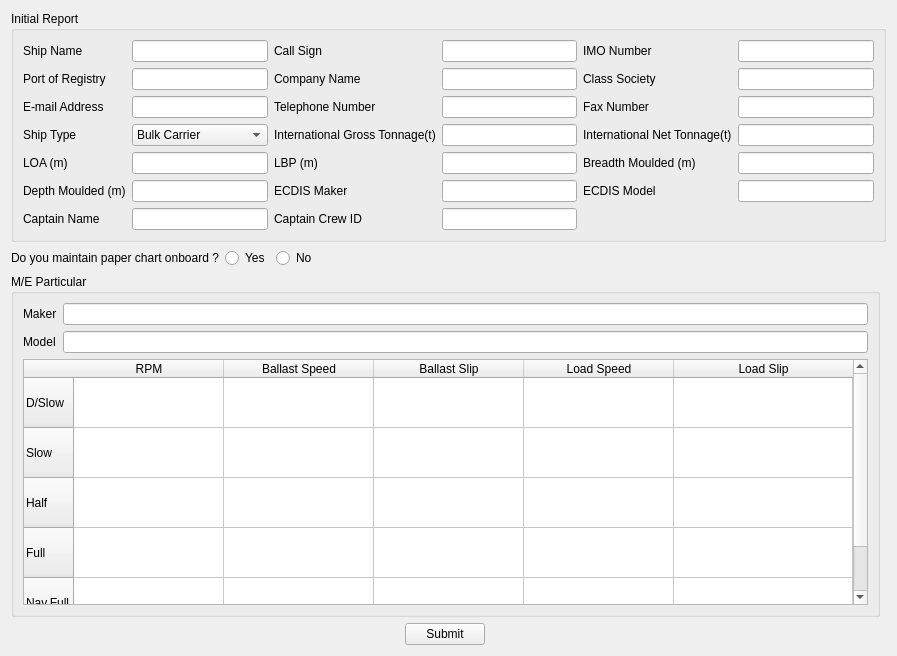
<?xml version="1.0" encoding="UTF-8"?>
<ui version="4.0">
 <class>Form</class>
 <widget class="QWidget" name="Form">
  <property name="windowModality">
   <enum>Qt::ApplicationModal</enum>
  </property>
  <property name="geometry">
   <rect>
    <x>0</x>
    <y>0</y>
    <width>897</width>
    <height>656</height>
   </rect>
  </property>
  <property name="sizePolicy">
   <sizepolicy hsizetype="Preferred" vsizetype="Preferred">
    <horstretch>1</horstretch>
    <verstretch>0</verstretch>
   </sizepolicy>
  </property>
  <property name="windowTitle">
   <string>Initial Report</string>
  </property>
  <property name="locale">
   <locale language="English" country="UnitedStates"/>
  </property>
  <layout class="QGridLayout" name="gridLayout_3">
   <item row="0" column="0" colspan="2">
    <widget class="QGroupBox" name="groupBox">
     <property name="title">
      <string>Initial Report</string>
     </property>
     <property name="checkable">
      <bool>false</bool>
     </property>
     <layout class="QGridLayout" name="gridLayout">
      <item row="0" column="0">
       <widget class="QLabel" name="shipNameLabel">
        <property name="text">
         <string>Ship Name</string>
        </property>
        <property name="buddy">
         <cstring>shipNameEdit</cstring>
        </property>
       </widget>
      </item>
      <item row="0" column="1">
       <widget class="QLineEdit" name="shipNameEdit"/>
      </item>
      <item row="0" column="2">
       <widget class="QLabel" name="callSignLabel">
        <property name="text">
         <string>Call Sign</string>
        </property>
        <property name="buddy">
         <cstring>callSignEdit</cstring>
        </property>
       </widget>
      </item>
      <item row="0" column="4">
       <widget class="QLineEdit" name="callSignEdit"/>
      </item>
      <item row="0" column="5">
       <widget class="QLabel" name="imoNumberLabel">
        <property name="text">
         <string>IMO Number</string>
        </property>
        <property name="buddy">
         <cstring>imoNumberEdit</cstring>
        </property>
       </widget>
      </item>
      <item row="0" column="6">
       <widget class="QLineEdit" name="imoNumberEdit"/>
      </item>
      <item row="1" column="0">
       <widget class="QLabel" name="portRegistryLabel">
        <property name="text">
         <string>Port of Registry</string>
        </property>
        <property name="buddy">
         <cstring>portRegistryEdit</cstring>
        </property>
       </widget>
      </item>
      <item row="1" column="1">
       <widget class="QLineEdit" name="portRegistryEdit"/>
      </item>
      <item row="1" column="2">
       <widget class="QLabel" name="companyNameLabel">
        <property name="text">
         <string>Company Name</string>
        </property>
        <property name="buddy">
         <cstring>companyNameEdit</cstring>
        </property>
       </widget>
      </item>
      <item row="1" column="4">
       <widget class="QLineEdit" name="companyNameEdit"/>
      </item>
      <item row="1" column="5">
       <widget class="QLabel" name="classSocietyLabel">
        <property name="text">
         <string>Class Society</string>
        </property>
        <property name="buddy">
         <cstring>classSocietyEdit</cstring>
        </property>
       </widget>
      </item>
      <item row="1" column="6">
       <widget class="QLineEdit" name="classSocietyEdit"/>
      </item>
      <item row="2" column="0">
       <widget class="QLabel" name="emailLabel">
        <property name="text">
         <string>E-mail Address</string>
        </property>
        <property name="buddy">
         <cstring>emailEdit</cstring>
        </property>
       </widget>
      </item>
      <item row="2" column="1">
       <widget class="QLineEdit" name="emailEdit"/>
      </item>
      <item row="2" column="2">
       <widget class="QLabel" name="telLabel">
        <property name="text">
         <string>Telephone Number</string>
        </property>
        <property name="buddy">
         <cstring>telEdit</cstring>
        </property>
       </widget>
      </item>
      <item row="2" column="4">
       <widget class="QLineEdit" name="telEdit"/>
      </item>
      <item row="2" column="5">
       <widget class="QLabel" name="taxNumberLabel">
        <property name="text">
         <string>Fax Number</string>
        </property>
        <property name="buddy">
         <cstring>faxEdit</cstring>
        </property>
       </widget>
      </item>
      <item row="2" column="6">
       <widget class="QLineEdit" name="faxEdit"/>
      </item>
      <item row="3" column="0">
       <widget class="QLabel" name="shipTypeLabel">
        <property name="text">
         <string>Ship Type</string>
        </property>
        <property name="buddy">
         <cstring>shipTypeComboBox</cstring>
        </property>
       </widget>
      </item>
      <item row="3" column="1">
       <widget class="QComboBox" name="shipTypeComboBox">
        <property name="sizePolicy">
         <sizepolicy hsizetype="Preferred" vsizetype="Fixed">
          <horstretch>0</horstretch>
          <verstretch>0</verstretch>
         </sizepolicy>
        </property>
        <property name="minimumSize">
         <size>
          <width>69</width>
          <height>20</height>
         </size>
        </property>
        <item>
         <property name="text">
          <string>Bulk Carrier</string>
         </property>
        </item>
        <item>
         <property name="text">
          <string>Chemical Tanker</string>
         </property>
        </item>
        <item>
         <property name="text">
          <string>Container Ship</string>
         </property>
        </item>
        <item>
         <property name="text">
          <string>General Cargo</string>
         </property>
        </item>
        <item>
         <property name="text">
          <string>LNG/LPG</string>
         </property>
        </item>
        <item>
         <property name="text">
          <string>O.B.O</string>
         </property>
        </item>
        <item>
         <property name="text">
          <string>Oil Tanker</string>
         </property>
        </item>
        <item>
         <property name="text">
          <string>Passager Ship</string>
         </property>
        </item>
        <item>
         <property name="text">
          <string>Roll On/Off</string>
         </property>
        </item>
        <item>
         <property name="text">
          <string>Other</string>
         </property>
        </item>
       </widget>
      </item>
      <item row="3" column="2" colspan="2">
       <widget class="QLabel" name="igtLabel">
        <property name="lineWidth">
         <number>0</number>
        </property>
        <property name="text">
         <string>International Gross Tonnage(t)</string>
        </property>
        <property name="buddy">
         <cstring>igtEdit</cstring>
        </property>
       </widget>
      </item>
      <item row="3" column="4">
       <widget class="QLineEdit" name="igtEdit">
        <property name="enabled">
         <bool>true</bool>
        </property>
       </widget>
      </item>
      <item row="3" column="5">
       <widget class="QLabel" name="intLabel">
        <property name="text">
         <string>International Net Tonnage(t)</string>
        </property>
        <property name="buddy">
         <cstring>intEdit</cstring>
        </property>
       </widget>
      </item>
      <item row="3" column="6">
       <widget class="QLineEdit" name="intEdit"/>
      </item>
      <item row="4" column="0">
       <widget class="QLabel" name="loaLabel">
        <property name="text">
         <string>LOA (m)</string>
        </property>
        <property name="buddy">
         <cstring>loaEdit</cstring>
        </property>
       </widget>
      </item>
      <item row="4" column="1">
       <widget class="QLineEdit" name="loaEdit"/>
      </item>
      <item row="4" column="2">
       <widget class="QLabel" name="lbpLabel">
        <property name="text">
         <string>LBP (m)</string>
        </property>
        <property name="buddy">
         <cstring>lbpEdit</cstring>
        </property>
       </widget>
      </item>
      <item row="4" column="4">
       <widget class="QLineEdit" name="lbpEdit"/>
      </item>
      <item row="4" column="5">
       <widget class="QLabel" name="breadthMouldedLabel">
        <property name="text">
         <string>Breadth Moulded (m)</string>
        </property>
        <property name="buddy">
         <cstring>breadthMouldedEdit</cstring>
        </property>
       </widget>
      </item>
      <item row="4" column="6">
       <widget class="QLineEdit" name="breadthMouldedEdit"/>
      </item>
      <item row="5" column="0">
       <widget class="QLabel" name="depthMoulded">
        <property name="text">
         <string>Depth Moulded (m)</string>
        </property>
        <property name="buddy">
         <cstring>depthMouldedEdit</cstring>
        </property>
       </widget>
      </item>
      <item row="5" column="1">
       <widget class="QLineEdit" name="depthMouldedEdit"/>
      </item>
      <item row="5" column="2">
       <widget class="QLabel" name="ecdisMakerLabel">
        <property name="text">
         <string>ECDIS Maker</string>
        </property>
        <property name="buddy">
         <cstring>ecdisMakerEdit</cstring>
        </property>
       </widget>
      </item>
      <item row="5" column="4">
       <widget class="QLineEdit" name="ecdisMakerEdit"/>
      </item>
      <item row="5" column="5">
       <widget class="QLabel" name="modelLabel">
        <property name="text">
         <string>ECDIS Model</string>
        </property>
        <property name="buddy">
         <cstring>modelEdit</cstring>
        </property>
       </widget>
      </item>
      <item row="5" column="6">
       <widget class="QLineEdit" name="modelEdit"/>
      </item>
      <item row="6" column="0">
       <widget class="QLabel" name="label">
        <property name="text">
         <string>Captain Name</string>
        </property>
        <property name="buddy">
         <cstring>captain_name_edit</cstring>
        </property>
       </widget>
      </item>
      <item row="6" column="1">
       <widget class="QLineEdit" name="captain_name_edit"/>
      </item>
      <item row="6" column="2">
       <widget class="QLabel" name="label_2">
        <property name="text">
         <string>Captain Crew ID</string>
        </property>
        <property name="buddy">
         <cstring>captain_crew_id_edit</cstring>
        </property>
       </widget>
      </item>
      <item row="6" column="4">
       <widget class="QLineEdit" name="captain_crew_id_edit"/>
      </item>
     </layout>
     <zorder>depthMouldedEdit</zorder>
     <zorder>callSignEdit</zorder>
     <zorder>ecdisMakerLabel</zorder>
     <zorder>telLabel</zorder>
     <zorder>modelLabel</zorder>
     <zorder>imoNumberEdit</zorder>
     <zorder>lbpLabel</zorder>
     <zorder>breadthMouldedLabel</zorder>
     <zorder>telEdit</zorder>
     <zorder>companyNameEdit</zorder>
     <zorder>loaLabel</zorder>
     <zorder>companyNameLabel</zorder>
     <zorder>shipTypeLabel</zorder>
     <zorder>classSocietyLabel</zorder>
     <zorder>emailEdit</zorder>
     <zorder>imoNumberLabel</zorder>
     <zorder>modelEdit</zorder>
     <zorder>depthMoulded</zorder>
     <zorder>loaEdit</zorder>
     <zorder>igtLabel</zorder>
     <zorder>ecdisMakerEdit</zorder>
     <zorder>classSocietyEdit</zorder>
     <zorder>lbpEdit</zorder>
     <zorder>emailLabel</zorder>
     <zorder>taxNumberLabel</zorder>
     <zorder>portRegistryLabel</zorder>
     <zorder>shipNameLabel</zorder>
     <zorder>breadthMouldedEdit</zorder>
     <zorder>faxEdit</zorder>
     <zorder>shipTypeComboBox</zorder>
     <zorder>callSignLabel</zorder>
     <zorder>portRegistryEdit</zorder>
     <zorder>shipNameEdit</zorder>
     <zorder>intEdit</zorder>
     <zorder>igtEdit</zorder>
     <zorder>intLabel</zorder>
     <zorder>label</zorder>
     <zorder>captain_name_edit</zorder>
     <zorder>label_2</zorder>
     <zorder>captain_crew_id_edit</zorder>
    </widget>
   </item>
   <item row="1" column="0">
    <layout class="QHBoxLayout" name="horizontalLayout_2">
     <item>
      <widget class="QLabel" name="questionLabel">
       <property name="sizePolicy">
        <sizepolicy hsizetype="Fixed" vsizetype="Preferred">
         <horstretch>0</horstretch>
         <verstretch>0</verstretch>
        </sizepolicy>
       </property>
       <property name="text">
        <string>Do you maintain paper chart onboard ?</string>
       </property>
      </widget>
     </item>
     <item>
      <widget class="QRadioButton" name="yesRadioBtn">
       <property name="sizePolicy">
        <sizepolicy hsizetype="Fixed" vsizetype="Fixed">
         <horstretch>0</horstretch>
         <verstretch>0</verstretch>
        </sizepolicy>
       </property>
       <property name="text">
        <string>Yes</string>
       </property>
      </widget>
     </item>
     <item>
      <widget class="QRadioButton" name="noRadioBtn">
       <property name="text">
        <string>No</string>
       </property>
      </widget>
     </item>
    </layout>
   </item>
   <item row="2" column="0">
    <widget class="QGroupBox" name="groupBox_2">
     <property name="title">
      <string>M/E Particular</string>
     </property>
     <layout class="QGridLayout" name="gridLayout_2">
      <item row="0" column="0">
       <widget class="QLabel" name="meBandLabel">
        <property name="text">
         <string>Maker</string>
        </property>
        <property name="buddy">
         <cstring>meMakerEdit</cstring>
        </property>
       </widget>
      </item>
      <item row="1" column="0">
       <widget class="QLabel" name="meModelLabel">
        <property name="text">
         <string>Model</string>
        </property>
        <property name="buddy">
         <cstring>meModelEdit</cstring>
        </property>
       </widget>
      </item>
      <item row="1" column="1">
       <widget class="QLineEdit" name="meModelEdit"/>
      </item>
      <item row="0" column="1">
       <widget class="QLineEdit" name="meMakerEdit"/>
      </item>
      <item row="2" column="0" colspan="2">
       <widget class="QTableWidget" name="meTableWidget">
        <property name="frameShape">
         <enum>QFrame::StyledPanel</enum>
        </property>
        <attribute name="horizontalHeaderVisible">
         <bool>true</bool>
        </attribute>
        <attribute name="horizontalHeaderCascadingSectionResizes">
         <bool>true</bool>
        </attribute>
        <attribute name="horizontalHeaderDefaultSectionSize">
         <number>150</number>
        </attribute>
        <attribute name="horizontalHeaderMinimumSectionSize">
         <number>100</number>
        </attribute>
        <attribute name="horizontalHeaderStretchLastSection">
         <bool>true</bool>
        </attribute>
        <attribute name="verticalHeaderVisible">
         <bool>true</bool>
        </attribute>
        <attribute name="verticalHeaderCascadingSectionResizes">
         <bool>true</bool>
        </attribute>
        <attribute name="verticalHeaderDefaultSectionSize">
         <number>50</number>
        </attribute>
        <attribute name="verticalHeaderHighlightSections">
         <bool>true</bool>
        </attribute>
        <attribute name="verticalHeaderMinimumSectionSize">
         <number>50</number>
        </attribute>
        <attribute name="verticalHeaderStretchLastSection">
         <bool>true</bool>
        </attribute>
        <row>
         <property name="text">
          <string>D/Slow</string>
         </property>
        </row>
        <row>
         <property name="text">
          <string>Slow</string>
         </property>
        </row>
        <row>
         <property name="text">
          <string>Half</string>
         </property>
        </row>
        <row>
         <property name="text">
          <string>Full</string>
         </property>
        </row>
        <row>
         <property name="text">
          <string>Nav.Full</string>
         </property>
        </row>
        <column>
         <property name="text">
          <string>RPM</string>
         </property>
        </column>
        <column>
         <property name="text">
          <string>Ballast Speed</string>
         </property>
        </column>
        <column>
         <property name="text">
          <string>Ballast Slip</string>
         </property>
        </column>
        <column>
         <property name="text">
          <string>Load Speed</string>
         </property>
        </column>
        <column>
         <property name="text">
          <string>Load Slip</string>
         </property>
        </column>
        <item row="0" column="0">
         <property name="text">
          <string/>
         </property>
         <property name="flags">
          <set>ItemIsSelectable|ItemIsEditable|ItemIsDragEnabled|ItemIsUserCheckable|ItemIsEnabled</set>
         </property>
        </item>
        <item row="0" column="1">
         <property name="text">
          <string/>
         </property>
         <property name="flags">
          <set>ItemIsSelectable|ItemIsEditable|ItemIsDragEnabled|ItemIsUserCheckable|ItemIsEnabled</set>
         </property>
        </item>
        <item row="0" column="2">
         <property name="text">
          <string/>
         </property>
         <property name="flags">
          <set>ItemIsSelectable|ItemIsEditable|ItemIsDragEnabled|ItemIsUserCheckable|ItemIsEnabled</set>
         </property>
        </item>
        <item row="0" column="3">
         <property name="text">
          <string/>
         </property>
         <property name="flags">
          <set>ItemIsSelectable|ItemIsEditable|ItemIsDragEnabled|ItemIsUserCheckable|ItemIsEnabled</set>
         </property>
        </item>
        <item row="0" column="4">
         <property name="text">
          <string/>
         </property>
         <property name="flags">
          <set>ItemIsSelectable|ItemIsEditable|ItemIsDragEnabled|ItemIsUserCheckable|ItemIsEnabled</set>
         </property>
        </item>
        <item row="1" column="0">
         <property name="text">
          <string/>
         </property>
         <property name="flags">
          <set>ItemIsSelectable|ItemIsEditable|ItemIsDragEnabled|ItemIsUserCheckable|ItemIsEnabled</set>
         </property>
        </item>
        <item row="1" column="1">
         <property name="text">
          <string/>
         </property>
         <property name="flags">
          <set>ItemIsSelectable|ItemIsEditable|ItemIsDragEnabled|ItemIsUserCheckable|ItemIsEnabled</set>
         </property>
        </item>
        <item row="1" column="2">
         <property name="text">
          <string/>
         </property>
         <property name="flags">
          <set>ItemIsSelectable|ItemIsEditable|ItemIsDragEnabled|ItemIsUserCheckable|ItemIsEnabled</set>
         </property>
        </item>
        <item row="1" column="3">
         <property name="text">
          <string/>
         </property>
         <property name="flags">
          <set>ItemIsSelectable|ItemIsEditable|ItemIsDragEnabled|ItemIsUserCheckable|ItemIsEnabled</set>
         </property>
        </item>
        <item row="1" column="4">
         <property name="text">
          <string/>
         </property>
         <property name="flags">
          <set>ItemIsSelectable|ItemIsEditable|ItemIsDragEnabled|ItemIsUserCheckable|ItemIsEnabled</set>
         </property>
        </item>
        <item row="2" column="0">
         <property name="text">
          <string/>
         </property>
         <property name="flags">
          <set>ItemIsSelectable|ItemIsEditable|ItemIsDragEnabled|ItemIsUserCheckable|ItemIsEnabled</set>
         </property>
        </item>
        <item row="2" column="1">
         <property name="text">
          <string/>
         </property>
         <property name="flags">
          <set>ItemIsSelectable|ItemIsEditable|ItemIsDragEnabled|ItemIsUserCheckable|ItemIsEnabled</set>
         </property>
        </item>
        <item row="2" column="2">
         <property name="text">
          <string/>
         </property>
         <property name="flags">
          <set>ItemIsSelectable|ItemIsEditable|ItemIsDragEnabled|ItemIsUserCheckable|ItemIsEnabled</set>
         </property>
        </item>
        <item row="2" column="3">
         <property name="text">
          <string/>
         </property>
         <property name="flags">
          <set>ItemIsSelectable|ItemIsEditable|ItemIsDragEnabled|ItemIsUserCheckable|ItemIsEnabled</set>
         </property>
        </item>
        <item row="2" column="4">
         <property name="text">
          <string/>
         </property>
         <property name="flags">
          <set>ItemIsSelectable|ItemIsEditable|ItemIsDragEnabled|ItemIsUserCheckable|ItemIsEnabled</set>
         </property>
        </item>
        <item row="3" column="0">
         <property name="text">
          <string/>
         </property>
         <property name="flags">
          <set>ItemIsSelectable|ItemIsEditable|ItemIsDragEnabled|ItemIsUserCheckable|ItemIsEnabled</set>
         </property>
        </item>
        <item row="3" column="1">
         <property name="text">
          <string/>
         </property>
         <property name="flags">
          <set>ItemIsSelectable|ItemIsEditable|ItemIsDragEnabled|ItemIsUserCheckable|ItemIsEnabled</set>
         </property>
        </item>
        <item row="3" column="2">
         <property name="text">
          <string/>
         </property>
         <property name="flags">
          <set>ItemIsSelectable|ItemIsEditable|ItemIsDragEnabled|ItemIsUserCheckable|ItemIsEnabled</set>
         </property>
        </item>
        <item row="3" column="3">
         <property name="text">
          <string/>
         </property>
         <property name="flags">
          <set>ItemIsSelectable|ItemIsEditable|ItemIsDragEnabled|ItemIsUserCheckable|ItemIsEnabled</set>
         </property>
        </item>
        <item row="3" column="4">
         <property name="text">
          <string/>
         </property>
         <property name="flags">
          <set>ItemIsSelectable|ItemIsEditable|ItemIsDragEnabled|ItemIsUserCheckable|ItemIsEnabled</set>
         </property>
        </item>
        <item row="4" column="0">
         <property name="text">
          <string/>
         </property>
         <property name="flags">
          <set>ItemIsSelectable|ItemIsEditable|ItemIsDragEnabled|ItemIsUserCheckable|ItemIsEnabled</set>
         </property>
        </item>
        <item row="4" column="1">
         <property name="text">
          <string/>
         </property>
         <property name="flags">
          <set>ItemIsSelectable|ItemIsEditable|ItemIsDragEnabled|ItemIsUserCheckable|ItemIsEnabled</set>
         </property>
        </item>
        <item row="4" column="2">
         <property name="text">
          <string/>
         </property>
         <property name="flags">
          <set>ItemIsSelectable|ItemIsEditable|ItemIsDragEnabled|ItemIsUserCheckable|ItemIsEnabled</set>
         </property>
        </item>
        <item row="4" column="3">
         <property name="text">
          <string/>
         </property>
         <property name="flags">
          <set>ItemIsSelectable|ItemIsEditable|ItemIsDragEnabled|ItemIsUserCheckable|ItemIsEnabled</set>
         </property>
        </item>
        <item row="4" column="4">
         <property name="text">
          <string/>
         </property>
         <property name="flags">
          <set>ItemIsSelectable|ItemIsEditable|ItemIsDragEnabled|ItemIsUserCheckable|ItemIsEnabled</set>
         </property>
        </item>
       </widget>
      </item>
     </layout>
    </widget>
   </item>
   <item row="3" column="0">
    <layout class="QHBoxLayout" name="horizontalLayout">
     <item>
      <widget class="QPushButton" name="submitButton">
       <property name="sizePolicy">
        <sizepolicy hsizetype="Fixed" vsizetype="Fixed">
         <horstretch>0</horstretch>
         <verstretch>0</verstretch>
        </sizepolicy>
       </property>
       <property name="text">
        <string>Submit</string>
       </property>
       <property name="checkable">
        <bool>false</bool>
       </property>
       <property name="autoDefault">
        <bool>false</bool>
       </property>
       <property name="default">
        <bool>false</bool>
       </property>
      </widget>
     </item>
    </layout>
   </item>
  </layout>
 </widget>
 <tabstops>
  <tabstop>shipNameEdit</tabstop>
  <tabstop>callSignEdit</tabstop>
  <tabstop>imoNumberEdit</tabstop>
  <tabstop>portRegistryEdit</tabstop>
  <tabstop>companyNameEdit</tabstop>
  <tabstop>classSocietyEdit</tabstop>
  <tabstop>emailEdit</tabstop>
  <tabstop>telEdit</tabstop>
  <tabstop>faxEdit</tabstop>
  <tabstop>shipTypeComboBox</tabstop>
  <tabstop>igtEdit</tabstop>
  <tabstop>intEdit</tabstop>
  <tabstop>loaEdit</tabstop>
  <tabstop>lbpEdit</tabstop>
  <tabstop>breadthMouldedEdit</tabstop>
  <tabstop>depthMouldedEdit</tabstop>
  <tabstop>ecdisMakerEdit</tabstop>
  <tabstop>modelEdit</tabstop>
  <tabstop>captain_name_edit</tabstop>
  <tabstop>captain_crew_id_edit</tabstop>
  <tabstop>yesRadioBtn</tabstop>
  <tabstop>noRadioBtn</tabstop>
  <tabstop>meMakerEdit</tabstop>
  <tabstop>meModelEdit</tabstop>
  <tabstop>meTableWidget</tabstop>
  <tabstop>submitButton</tabstop>
 </tabstops>
 <resources/>
 <connections/>
</ui>
